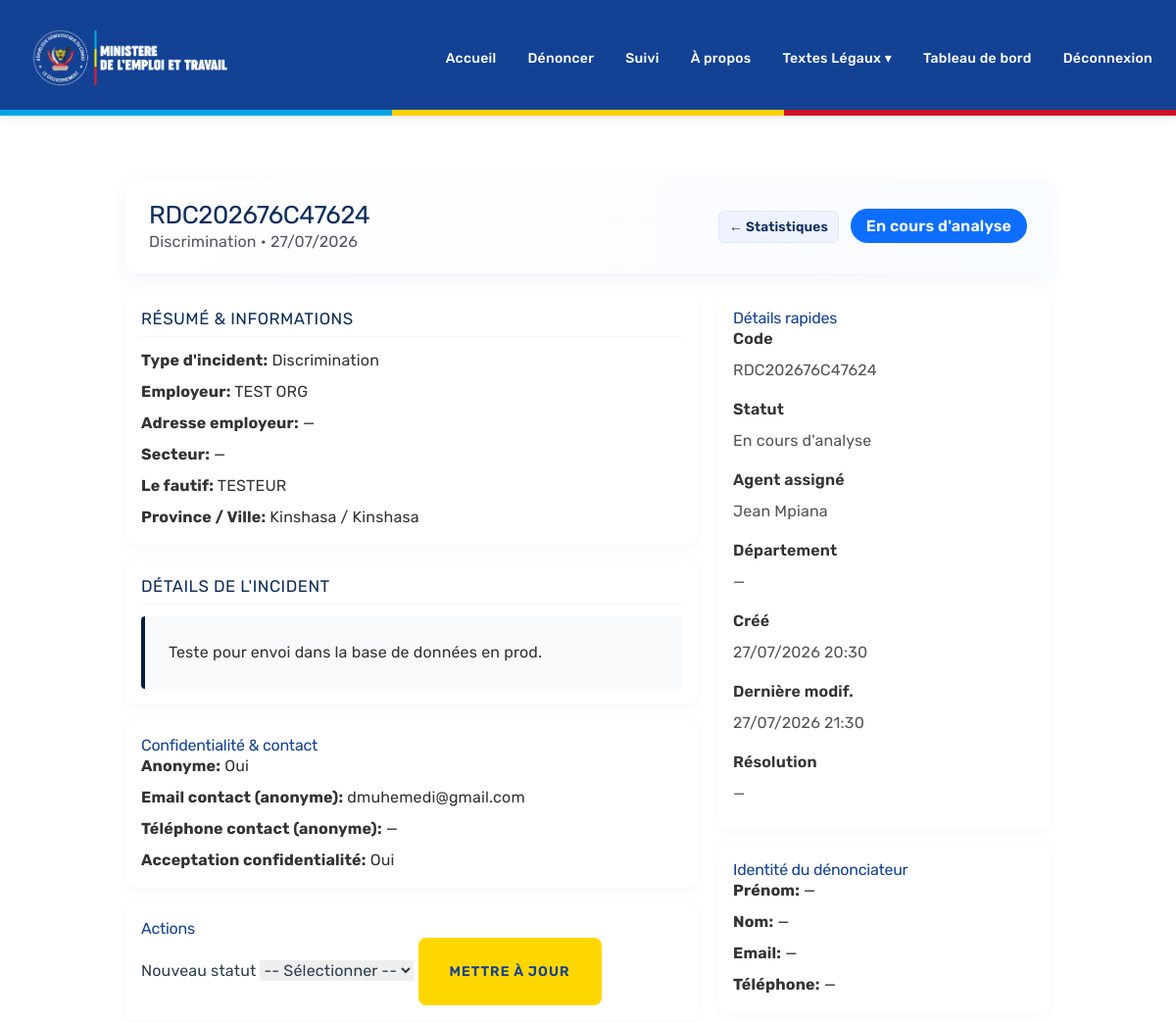
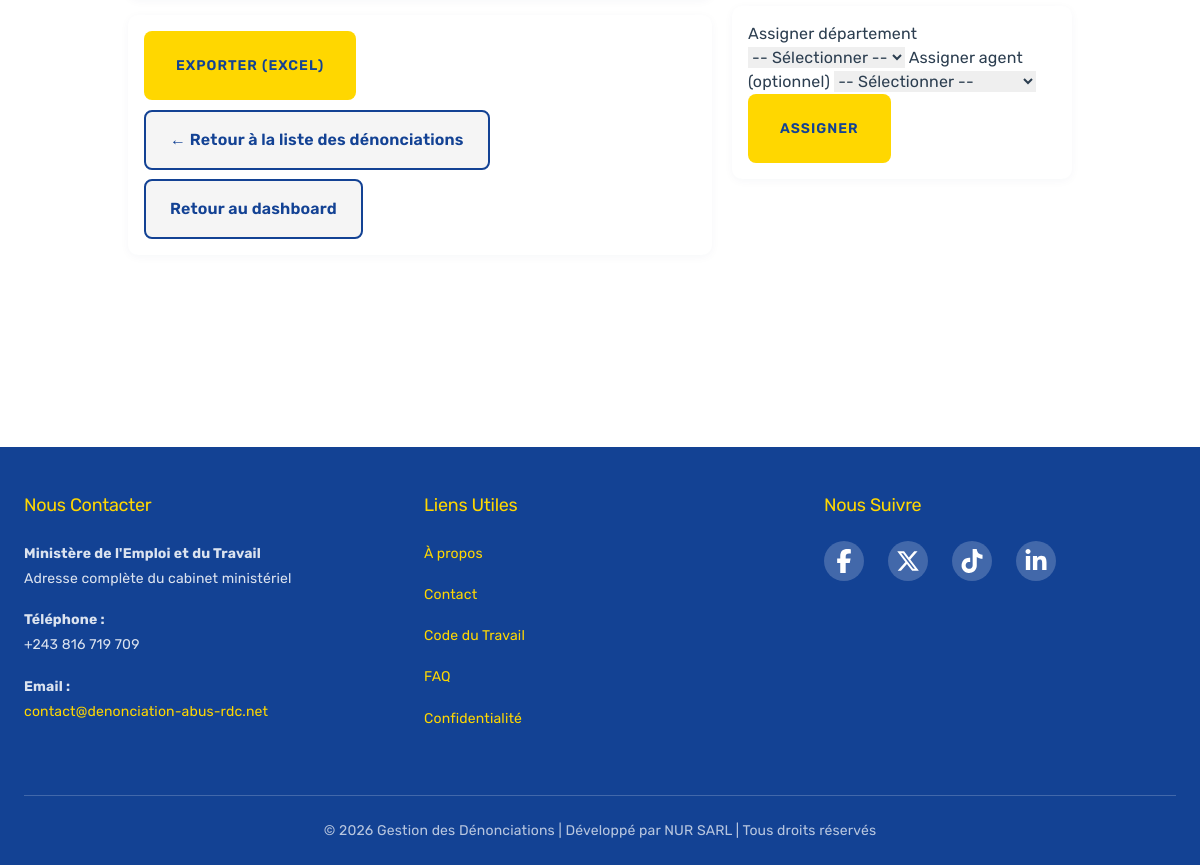
The app's page /incident/RDC202676C47624/ (signed in) with its own data (2 pictures, top to bottom).
### denunciations/models.py (models this page shows, shortened)
class Incident(models.Model):
    TYPE_INCIDENT_CHOICES = (
        ('salaire', 'Non-paiement du salaire'),
        ('horaires', 'Horaires excessifs'),
        ('securite', 'Conditions de sécurité insuffisantes'),
        ('discrimination', 'Discrimination'),
        ('harcèlement', 'Harcèlement'),
        ('travail_enfant', 'Travail des enfants'),
        ('travail_force', 'Travail forcé'),
        ('congé', 'Refus de congé'),
        ('cotisations', 'Non-versement des cotisations sociales'),
        ('licenciement', 'Licenciement abusif'),
        ('autre', 'Autre'),
    )
    STATUT_CHOICES = (
        ('nouvelle', 'Nouvelle'),
        ('analyse', 'En cours d\'analyse'),
        ('attente', 'En attente d\'informations'),
        ('resolue', 'Résolue'),
        ('classée', 'Classée sans suite'),
    )
    code_suivi = models.CharField(
        max_length=20,
        unique=True,
        editable=False,
        db_index=True
    )
    travailleur = models.ForeignKey(
        User,
        on_delete=models.SET_NULL,
        null=True,
        blank=True,
        related_name='incidents',
        limit_choices_to={'role': 'travailleur'}
    )
    employeur = models.ForeignKey(
        Employeur,
        on_delete=models.CASCADE,
        related_name='incidents'
    )
    ville = models.CharField(max_length=100)
    province = models.ForeignKey(
        Province,
        on_delete=models.SET_NULL,
        null=True,
        blank=True,
        related_name='incidents'
    )
    type_incident = models.CharField(
        max_length=50,
        choices=TYPE_INCIDENT_CHOICES
    )
    type_incident_autre = models.CharField(max_length=255, blank=True)
    le_fautif = models.CharField(max_length=255, blank=True)
    description = models.TextField()
    statut = models.CharField(
        max_length=20,
        choices=STATUT_CHOICES,
        default='nouvelle',
        db_index=True
    )
    agent_assigné = models.ForeignKey(
        User,
        on_delete=models.SET_NULL,
        null=True,
        blank=True,
        related_name='incidents_assignés',
        limit_choices_to={'role': 'agent'}
    )
    department_assigné = models.ForeignKey(
        Department,
        on_delete=models.SET_NULL,
        null=True,
        blank=True,
        related_name='incidents_assignés_dept'
    )
    est_anonyme = models.BooleanField(default=True)
    email_contact_anonyme = models.EmailField(blank=True)
    telephone_contact_anonyme = models.CharField(max_length=20, blank=True)
    accepted_privacy = models.BooleanField(default=False)
    accepted_privacy_at = models.DateTimeField(null=True, blank=True)
    date_creation = models.DateTimeField(auto_now_add=True, db_index=True)
    date_modification = models.DateTimeField(auto_now=True)
    date_resolution = models.DateTimeField(null=True, blank=True)
    est_lu = models.BooleanField(default=False)
    class Meta:
        verbose_name = 'Incident'
        verbose_name_plural = 'Incidents'
        ordering = ['-date_creation']
        indexes = [
            models.Index(fields=['code_suivi']),
            models.Index(fields=['statut', '-date_creation']),
            models.Index(fields=['province', 'statut']),
        ]
    def save(self, *args, **kwargs):
        if not self.code_suivi:
            unique_part = str(uuid.uuid4())[:8].upper()
            year = timezone.now().year
            self.code_suivi = f'RDC{year}{unique_part}'
        creating = self.pk is None
        super().save(*args, **kwargs)
        if creating and not self.agent_assigné and self.province:
            default_agent = self.get_default_agent_for_province()
            if default_agent:
                self.agent_assigné = default_agent
                models.Model.save(self, update_fields=['agent_assigné'])
    def get_type_incident_display(self):
        if self.type_incident == 'autre' and self.type_incident_autre:
            return f'Autre - {self.type_incident_autre}'
        mapping = dict(self.TYPE_INCIDENT_CHOICES)
        return mapping.get(self.type_incident, self.type_incident)

### core/models.py (models this page shows, shortened)
class Employeur(models.Model):
    SECTEUR_CHOICES = (
        ('agriculture', 'Agriculture'),
        ('industrie', 'Industrie'),
        ('commerce', 'Commerce'),
        ('services', 'Services'),
        ('sante', 'Santé'),
        ('education', 'Éducation'),
        ('energie', 'Énergie'),
        ('mines', 'Mines'),
        ('construction', 'Construction'),
        ('transport', 'Transport'),
        ('telecommunications', 'Télécommunications'),
        ('finance', 'Finance'),
        ('administration', 'Administration Publique'),
        ('autre', 'Autre'),
    )
    nom = models.CharField(max_length=255)
    secteur = models.CharField(max_length=50, choices=SECTEUR_CHOICES)
    description = models.TextField(blank=True)
    ville = models.CharField(max_length=100, blank=True)
    province = models.ForeignKey(
        Province,
        on_delete=models.SET_NULL,
        null=True,
        blank=True,
        related_name='employeurs'
    )
    email = models.EmailField(blank=True)
    telephone = models.CharField(max_length=20, blank=True)
    adresse_complete = models.TextField(blank=True)
    date_creation = models.DateTimeField(auto_now_add=True)
    date_modification = models.DateTimeField(auto_now=True)
    class Meta:
        verbose_name = 'Employeur'
        verbose_name_plural = 'Employeurs'
        ordering = ['nom']
        unique_together = ('nom', 'province')

class Province(models.Model):
    nom = models.CharField(max_length=100, unique=True)
    code = models.CharField(max_length=10, unique=True)
    description = models.TextField(blank=True)
    date_creation = models.DateTimeField(auto_now_add=True)
    class Meta:
        verbose_name = 'Province'
        verbose_name_plural = 'Provinces'
        ordering = ['nom']
    def __str__(self):
        return self.nom

### users/models.py (models this page shows, shortened)
class User(AbstractUser):
    ROLE_CHOICES = (
        ('travailleur', 'Travailleur'),
        ('agent', 'Agent'),
        ('administrateur', 'Administrateur'),
    )
    email = models.EmailField(unique=True)
    role = models.CharField(max_length=20, choices=ROLE_CHOICES, default='travailleur')
    provinces = models.ManyToManyField(
        'core.Province',
        blank=True,
        related_name='agents',
        help_text='Provinces assignées à cet agent'
    )
    telephone = models.CharField(max_length=20, blank=True)
    organisation = models.CharField(max_length=255, blank=True)
    date_inscription = models.DateTimeField(auto_now_add=True)
    est_actif = models.BooleanField(default=True)
    must_change_password = models.BooleanField(default=False)
    temp_password_set_at = models.DateTimeField(null=True, blank=True)
    class Meta:
        verbose_name = 'Utilisateur'
        verbose_name_plural = 'Utilisateurs'
        ordering = ['-date_inscription']
    def __str__(self):
        return f'{self.get_full_name() or self.email} ({self.get_role_display()})'

### core/views.py (the view, shortened to what this page needs)
# urls.py: path('incident/<str:code>/', views.IncidentDetailView.as_view(), name='incident_detail'),
class IncidentDetailView(LoginRequiredMixin, View):
    template_name = 'core/detail_incident.html'
    login_url = 'users:login'
    def get(self, request, code):
        incident = get_object_or_404(Incident, code_suivi=code)
        if not check_user_can_view_incident(request.user, incident):
            return render(request, 'core/error_403.html', status=403)
        if (user_is_agent(request.user) or user_is_admin(request.user)) and not incident.est_lu:
            incident.est_lu = True
            if incident.statut == 'nouvelle':
                ancienne = incident.statut
                incident.statut = 'analyse'
                incident.save()
                try:
                    LogAudit.objects.create(
                        incident=incident,
                        utilisateur=request.user,
                        action='modification_statut',
                        description=f'Statut changé automatiquement de {ancienne} à analyse lors de l\'ouverture par {request.user}.',
                        ancienne_valeur=ancienne,
                        nouvelle_valeur='analyse'
                    )
                except Exception:
                    pass
            else:
                incident.save()
        if request.user.role == 'travailleur':
            commentaires = incident.commentaires.filter(type_commentaire='public')
        else:
            commentaires = incident.commentaires.all()
        available_agents = []
        available_departments = []
        if user_is_admin(request.user):
            if incident.province:
                available_agents = User.objects.filter(
                    role='agent',
                    is_active=True,
                    provinces=incident.province
                ).distinct().order_by('first_name', 'last_name', 'id')
            available_departments = Department.objects.all().order_by('nom')
        context = {
            'incident': incident,
            'commentaires': commentaires,
            'pieces_jointes': incident.pieces_jointes.all(),
            'form': CommentaireForm() if (user_is_agent(request.user) or user_is_admin(request.user)) else None,
            'available_agents': available_agents,
            'available_departments': available_departments,
            'user_can_edit': user_is_agent(request.user) or user_is_admin(request.user),
            'user_is_admin': user_is_admin(request.user),
            'user_can_comment': user_is_agent(request.user) or user_is_admin(request.user),
        }
        return render(request, self.template_name, context)

### core/templates/core/detail_incident.html (shortened to what this page needs)
{% extends 'base.html' %}
{% load static %}
{% block content %}
<section class="container py-5">
    <div class="incident-detail-container modern">
        <header class="card-header">
            <div class="card-title">
                <h1>{{ incident.code_suivi }}</h1>
                <p class="muted">{{ incident.get_type_incident_display }} • {{ incident.date_creation|date:"d/m/Y" }}</p>
            </div>
            <div class="card-actions">
                <a href="{% url 'core:dashboard_stats' %}" class="btn btn-tertiary small">← Statistiques</a>
                <span class="status-pill status-{{ incident.statut }}">{{ incident.get_statut_display }}</span>
            </div>
        </header>
        <div class="grid">
            <main class="main-col">
                <section class="card">
                    <h2 class="card-heading">Résumé & Informations</h2>
                    <ul class="info-list">
                        <li><strong>Type d'incident:</strong> {{ incident.get_type_incident_display }}{% if incident.type_incident_autre %} — {{ incident.type_incident_autre }}{% endif %}</li>
                        <li><strong>Employeur:</strong> {% if incident.employeur %}{{ incident.employeur.nom }}{% else %}—{% endif %}</li>
                        <li><strong>Adresse employeur:</strong> {{ incident.employeur_address|default:'—' }}</li>
                        <li><strong>Secteur:</strong> {{ incident.secteur|default:'—' }}{% if incident.autre_secteur %} — {{ incident.autre_secteur }}{% endif %}</li>
                        <li><strong>Le fautif:</strong> {{ incident.le_fautif|default:'—' }}</li>
                        <li><strong>Province / Ville:</strong> {% if incident.province %}{{ incident.province.nom }}{% else %}—{% endif %} / {{ incident.ville|default:'—' }}</li>
                    </ul>
                </section>
                <section class="card">
                    <h2 class="card-heading">Détails de l'incident</h2>
                    <div class="description-box">
                        {{ incident.description|linebreaks }}
                    </div>
                </section>
                <div class="card">
                    <h3 class="sidebar-title">Confidentialité & contact</h3>
                    <ul class="info-list">
                        <li><strong>Anonyme:</strong> {% if incident.est_anonyme %}Oui{% else %}Non{% endif %}</li>
                        <li><strong>Email contact (anonyme):</strong> {{ incident.email_contact_anonyme|default:'—' }}</li>
                        <li><strong>Téléphone contact (anonyme):</strong> {{ incident.telephone_contact_anonyme|default:'—' }}</li>
                        <li><strong>Acceptation confidentialité:</strong> {% if incident.accepted_privacy %}Oui{% else %}Non{% endif %}</li>
                    </ul>
                </div>
                {% if user_can_edit %}
                <div class="card actions-card">
                    <h3 class="sidebar-title">Actions</h3>
                    <form id="status-form" method="post" action="{% url 'core:update_status' incident.code_suivi %}">
                        <label for="statut">Nouveau statut</label>
                        <select name="statut" id="statut" required>
                            <option value="">-- Sélectionner --</option>
                        </select>
                        <button type="submit" class="btn btn-primary">Mettre à jour</button>
                    </form>
                </div>
                {% endif %}
                <div class="card">
                    <div class="actions-inline">
                        <a href="{% url 'core:export_incident_xlsx' incident.code_suivi %}" class="btn btn-primary">Exporter (Excel)</a>
                        <a href="{% url 'core:incidents_list' %}" class="btn btn-secondary">← Retour à la liste des dénonciations</a>
                        <a href="{% url 'core:dashboard_stats' %}" class="btn btn-secondary">Retour au dashboard</a>
                    </div>
                </div>
            </main>
            <aside class="side-col">
                <div class="card sticky">
                    <h3 class="sidebar-title">Détails rapides</h3>
                    <dl class="meta-list">
                        <dt>Code</dt>
                        <dd>{{ incident.code_suivi }}</dd>
                        <dt>Statut</dt>
                        <dd>{{ incident.get_statut_display }}</dd>
                        <dt>Agent assigné</dt>
                        <dd>{% if incident.agent_assigné %}{{ incident.agent_assigné.get_full_name|default:incident.agent_assigné.username }}{% else %}—{% endif %}</dd>
                        <dt>Département</dt>
                        <dd>{% if incident.department_assigné %}{{ incident.department_assigné.nom }}{% else %}—{% endif %}</dd>
                        <dt>Créé</dt>
                        <dd>{{ incident.date_creation|date:"d/m/Y H:i" }}</dd>
                        <dt>Dernière modif.</dt>
                        <dd>{{ incident.date_modification|date:"d/m/Y H:i" }}</dd>
                        <dt>Résolution</dt>
                        <dd>{% if incident.date_resolution %}{{ incident.date_resolution|date:"d/m/Y H:i" }}{% else %}—{% endif %}</dd>
                    </dl>
                </div>
                <div class="card">
                    <h3 class="sidebar-title">Identité du dénonciateur</h3>
                    <ul class="info-list">
                        <li><strong>Prénom:</strong> {{ incident.submitter_first_name|default:'—' }}</li>
                        <li><strong>Nom:</strong> {{ incident.submitter_last_name|default:'—' }}</li>
                        <li><strong>Email:</strong> {{ incident.submitter_email|default:'—' }}</li>
                        <li><strong>Téléphone:</strong> {{ incident.submitter_phone|default:'—' }}</li>
                    </ul>
                </div>
                {% if user_is_admin %}
                <div class="card actions-card">
                    <form method="post" action="{% url 'core:assign_incident' incident.code_suivi %}">
                        <label for="department">Assigner département</label>
                        <select name="department" id="department">
                            <option value="">-- Sélectionner --</option>
                        </select>
                        <label for="agent">Assigner agent (optionnel)</label>
                        <select name="agent" id="agent">
                            <option value="">-- Sélectionner --</option>
                        </select>
                        <button type="submit" class="btn btn-primary">Assigner</button>
                    </form>
                </div>
                {% endif %}
            </aside>
        </div>
    </div>
</section>
{% endblock %}

### records on screen
Incident: code_suivi "RDC202676C47624", type_incident "Discrimination", date_creation "27/07/2026", statut "En cours d'analyse", employeur.nom "TEST ORG", le_fautif "TESTEUR", province.nom "Kinshasa", ville "Kinshasa", description "Teste pour envoi dans la base de données en prod.", email_contact_anonyme "dmuhemedi@gmail.com", telephone_contact_anonyme "—", agent_assigné.get_full_name "Jean Mpiana", date_creation "27/07/2026 20:30", date_modification "27/07/2026 21:30"

### other values on screen
{{ incident.employeur_address|default:'—' }} "—"
{{ incident.secteur|default:'—' }} "—"
{{ incident.submitter_first_name|default:'—' }} "—"
{{ incident.submitter_last_name|default:'—' }} "—"
{{ incident.submitter_email|default:'—' }} "—"
{{ incident.submitter_phone|default:'—' }} "—"
